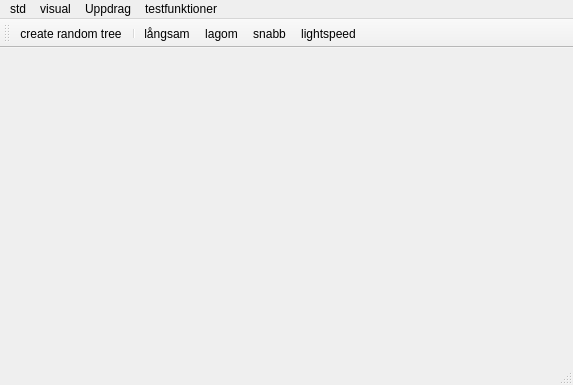
<?xml version="1.0" encoding="UTF-8"?>
<ui version="4.0">
 <class>MainWindow</class>
 <widget class="QMainWindow" name="MainWindow">
  <property name="geometry">
   <rect>
    <x>0</x>
    <y>0</y>
    <width>573</width>
    <height>385</height>
   </rect>
  </property>
  <property name="windowTitle">
   <string>Trädprogrammet</string>
  </property>
  <widget class="TreeViewWidget" name="centralWidget"/>
  <widget class="QMenuBar" name="menuBar">
   <property name="geometry">
    <rect>
     <x>0</x>
     <y>0</y>
     <width>573</width>
     <height>22</height>
    </rect>
   </property>
   <widget class="QMenu" name="menustd">
    <property name="title">
     <string>std</string>
    </property>
    <widget class="QMenu" name="menuAVL">
     <property name="title">
      <string>AVL</string>
     </property>
     <addaction name="actionWorst_Case_AVL"/>
     <addaction name="actionRandom_AVL"/>
     <addaction name="actionRandom_NOT_AVL"/>
    </widget>
    <addaction name="actionrandom_tree"/>
    <addaction name="menuAVL"/>
    <addaction name="separator"/>
    <addaction name="actionshow_Colors"/>
    <addaction name="actionshow_Numbers"/>
   </widget>
   <widget class="QMenu" name="menuvisual">
    <property name="title">
     <string>visual</string>
    </property>
    <addaction name="actionSlow"/>
    <addaction name="actionNormal"/>
    <addaction name="actionFast"/>
    <addaction name="actionUltrafast"/>
   </widget>
   <widget class="QMenu" name="menuUppdrag">
    <property name="title">
     <string>Uppdrag</string>
    </property>
    <widget class="QMenu" name="menutr_dkl_ttring">
     <property name="title">
      <string>trädklättring</string>
     </property>
     <addaction name="actiontestTree1"/>
     <addaction name="separator"/>
     <addaction name="actionPreOrder"/>
     <addaction name="actionInOrder"/>
     <addaction name="actionPostOrder"/>
     <addaction name="separator"/>
     <addaction name="actionflashNodesAtIncreasingDepth"/>
     <addaction name="separator"/>
     <addaction name="actionheight"/>
     <addaction name="actionnumberOfNodes"/>
    </widget>
    <widget class="QMenu" name="menuS_ktr_d_2">
     <property name="title">
      <string>Sökträd</string>
     </property>
     <addaction name="actioninsert"/>
     <addaction name="actioncontains"/>
     <addaction name="actiondelete"/>
     <addaction name="separator"/>
     <addaction name="actioncreate_random_search_tree"/>
     <addaction name="separator"/>
     <addaction name="insert100Random"/>
     <addaction name="remove100Random"/>
     <addaction name="insertRemove1000RandomKeys"/>
    </widget>
    <widget class="QMenu" name="menuSerialisering_2">
     <property name="title">
      <string>Serialisering</string>
     </property>
     <addaction name="actionsave"/>
     <addaction name="actionread"/>
    </widget>
    <addaction name="menutr_dkl_ttring"/>
    <addaction name="menuS_ktr_d_2"/>
    <addaction name="menuSerialisering_2"/>
   </widget>
   <widget class="QMenu" name="menutestfunktioner">
    <property name="title">
     <string>testfunktioner</string>
    </property>
    <addaction name="actiontestfunktion1"/>
    <addaction name="actiontestfunktion2"/>
    <addaction name="actiontestfunktion3"/>
    <addaction name="actiontestfunktion4"/>
   </widget>
   <addaction name="menustd"/>
   <addaction name="menuvisual"/>
   <addaction name="menuUppdrag"/>
   <addaction name="menutestfunktioner"/>
  </widget>
  <widget class="QToolBar" name="mainToolBar">
   <property name="iconSize">
    <size>
     <width>16</width>
     <height>16</height>
    </size>
   </property>
   <attribute name="toolBarArea">
    <enum>TopToolBarArea</enum>
   </attribute>
   <attribute name="toolBarBreak">
    <bool>false</bool>
   </attribute>
   <addaction name="actionrandom_tree"/>
   <addaction name="separator"/>
   <addaction name="actionSlow"/>
   <addaction name="actionNormal"/>
   <addaction name="actionFast"/>
   <addaction name="actionUltrafast"/>
  </widget>
  <widget class="QStatusBar" name="statusBar"/>
  <action name="actionrandom_tree">
   <property name="text">
    <string>create random tree</string>
   </property>
  </action>
  <action name="actioninsert">
   <property name="text">
    <string>insert...</string>
   </property>
  </action>
  <action name="actiondelete">
   <property name="text">
    <string>delete ...</string>
   </property>
  </action>
  <action name="insert100Random">
   <property name="text">
    <string>insert 100 random keys</string>
   </property>
  </action>
  <action name="remove100Random">
   <property name="text">
    <string>remove 100 random keys</string>
   </property>
  </action>
  <action name="insertRemove1000RandomKeys">
   <property name="text">
    <string>insert/remove 1000 random keys</string>
   </property>
  </action>
  <action name="actionSlow">
   <property name="checkable">
    <bool>true</bool>
   </property>
   <property name="icon">
    <iconset resource="resources.qrc">
     <normaloff>:/images/turtle.png</normaloff>:/images/turtle.png</iconset>
   </property>
   <property name="text">
    <string>långsam</string>
   </property>
  </action>
  <action name="actionNormal">
   <property name="checkable">
    <bool>true</bool>
   </property>
   <property name="icon">
    <iconset resource="resources.qrc">
     <normaloff>:/images/rabbit.png</normaloff>:/images/rabbit.png</iconset>
   </property>
   <property name="text">
    <string>lagom</string>
   </property>
  </action>
  <action name="actionFast">
   <property name="checkable">
    <bool>true</bool>
   </property>
   <property name="icon">
    <iconset resource="resources.qrc">
     <normaloff>:/images/rocket.png</normaloff>:/images/rocket.png</iconset>
   </property>
   <property name="text">
    <string>snabb</string>
   </property>
  </action>
  <action name="actionUltrafast">
   <property name="checkable">
    <bool>true</bool>
   </property>
   <property name="icon">
    <iconset resource="resources.qrc">
     <normaloff>:/images/cspeed.png</normaloff>:/images/cspeed.png</iconset>
   </property>
   <property name="text">
    <string>lightspeed</string>
   </property>
  </action>
  <action name="actionPreOrder">
   <property name="text">
    <string>flashPreOrder</string>
   </property>
  </action>
  <action name="actionInOrder">
   <property name="text">
    <string>flashInOrder</string>
   </property>
  </action>
  <action name="actionPostOrder">
   <property name="text">
    <string>flashPostOrder</string>
   </property>
  </action>
  <action name="actionheight">
   <property name="text">
    <string>height</string>
   </property>
  </action>
  <action name="actionnumberOfNodes">
   <property name="text">
    <string>numberOfNodes</string>
   </property>
  </action>
  <action name="actionsave">
   <property name="text">
    <string>save...</string>
   </property>
  </action>
  <action name="actionread">
   <property name="text">
    <string>read...</string>
   </property>
  </action>
  <action name="actionflashNodesAtIncreasingDepth">
   <property name="text">
    <string>flashNodesAtIncreasingDepth</string>
   </property>
  </action>
  <action name="actioncreate_random_search_tree">
   <property name="text">
    <string>create random search tree...</string>
   </property>
  </action>
  <action name="actionWorst_Case_AVL">
   <property name="text">
    <string>Worst Case AVL</string>
   </property>
  </action>
  <action name="actionRandom_AVL">
   <property name="text">
    <string>Random AVL</string>
   </property>
  </action>
  <action name="actionRandom_NOT_AVL">
   <property name="text">
    <string>Random NOT AVL</string>
   </property>
  </action>
  <action name="actionshow_Colors">
   <property name="checkable">
    <bool>true</bool>
   </property>
   <property name="checked">
    <bool>true</bool>
   </property>
   <property name="text">
    <string>show Colors</string>
   </property>
  </action>
  <action name="actionshow_Numbers">
   <property name="checkable">
    <bool>true</bool>
   </property>
   <property name="checked">
    <bool>true</bool>
   </property>
   <property name="text">
    <string>show Numbers</string>
   </property>
  </action>
  <action name="actioncontains">
   <property name="text">
    <string>contains?...</string>
   </property>
  </action>
  <action name="actiontestTree1">
   <property name="text">
    <string>testTree1</string>
   </property>
  </action>
  <action name="actiontestfunktion1">
   <property name="text">
    <string>testfunktion1</string>
   </property>
  </action>
  <action name="actiontestfunktion2">
   <property name="text">
    <string>testfunktion2</string>
   </property>
  </action>
  <action name="actiontestfunktion3">
   <property name="text">
    <string>testfunktion3</string>
   </property>
  </action>
  <action name="actiontestfunktion4">
   <property name="text">
    <string>testfunktion4</string>
   </property>
  </action>
 </widget>
 <layoutdefault spacing="6" margin="11"/>
 <customwidgets>
  <customwidget>
   <class>TreeViewWidget</class>
   <extends>QWidget</extends>
   <header>treeviewwidget.h</header>
   <container>1</container>
  </customwidget>
 </customwidgets>
 <resources>
  <include location="resources.qrc"/>
 </resources>
 <connections/>
</ui>
